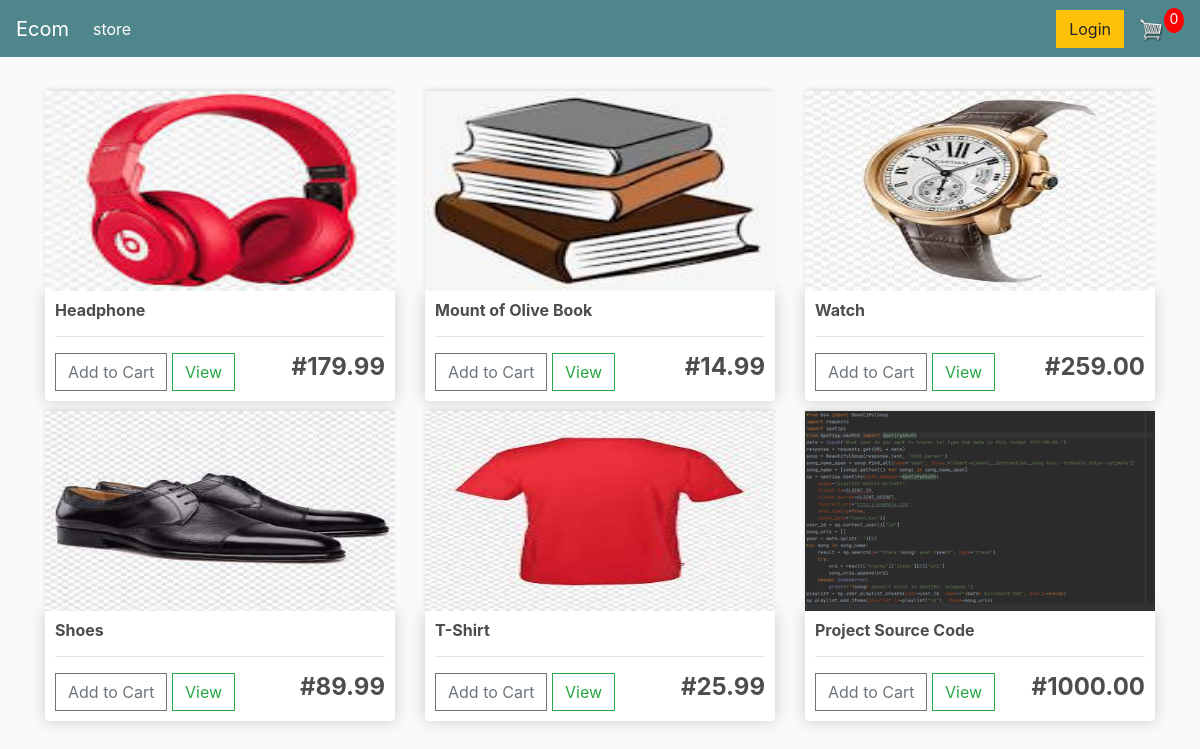
The page / on the database its author committed.
### store/models.py (models this page shows, shortened)
class Product(models.Model):
    name = models.CharField(max_length=200)
    price = models.DecimalField(max_digits=7, decimal_places=2)
    digital = models.BooleanField(default=False, null=True, blank=True)
    image = models.ImageField(null=True, blank=True)
    @property
    def imageURL(self):
        try:
            url = self.image.url
        except:
            url = "static/images/placeholder.png"
        return url

### store/views.py (the view)
# urls.py: path("", include("store.urls")),
def store(request):
    data = cartData(request)
    cartItems = data['cartItems']
    products = Product.objects.all()
    context = {"products":products, "cartItems":cartItems}
    return render(request, "store/store.html", context)

### store/utils.py (called while the page is built, shortened)
def cookieCart(request):
    try:
        cart = json.loads(request.COOKIES['cart'])
        print('Cart:', cart)
    except:
        cart = {}
    items = []
    order = {"get_cart_total":0, "get_cart_items":0, 'shipping': False}
    cartItems = order['get_cart_items']
    return {'cartItems':cartItems, 'order': order, 'items':items}

def cartData(request):
    if request.user.is_authenticated:
        customer = request.user.customer
        order, created = Order.objects.get_or_create(customer=customer, complete=False)
        items = order.orderitem_set.all()
        cartItems = order.get_cart_items
    else:
        cookieData = cookieCart(request)
        cartItems = cookieData['cartItems']
        order = cookieData['order']
        items = cookieData['items']
    return {'cartItems':cartItems, 'order': order, 'items':items}

### store/templates/store/store.html
{% extends 'store/base.html' %}
{% load static %}
{% block content %}
<div class="row">
    {% for product in products  %}
	<div class="col-lg-4">
        <img class="thumbnail" src="{{ product.imageURL }}">
            <div class="box-element product">
                <h6><strong>{{product.name}}</strong></h6>
                <hr>
                <button data-product="{{product.id}}" data-action="add" class="btn btn-outline-secondary add-btn update-cart">Add to Cart</button>
                <a class="btn btn-outline-success" href="#">View</a>
                <h4 style="display: inline-block; float: right"><strong>#{{product.price|floatformat:2}}</strong></h4>
		</div>
	</div>
    {% endfor %}
</div>
{% endblock content %}

### store/templates/store/base.html (shortened to what this page needs)
{% load static %}
<!DOCTYPE html>
<html>
    <head>
           <link rel="stylesheet" href="https://stackpath.bootstrapcdn.com/bootstrap/4.4.1/css/bootstrap.min.css">
           <link rel="stylesheet" type="text/css" href="{% static 'css/main.css' %}">
     </head>
     <body>
      <nav class="navbar navbar-expand-lg navbar-dark bg-dark">
        <a class="navbar-brand" href="{% url 'store' %}">Ecom</a>
        <div class="collapse navbar-collapse" id="navbarSupportedContent">
          <ul class="navbar-nav mr-auto">
            <li class="nav-item active">
              <a class="nav-link" href="{% url 'store' %}">store <span class="sr-only">(current)</span></a>
            </li>
          </ul>
          <div class="form-inline my-2 my-lg-0">
            <a href="#"class="btn btn-warning">Login</a>
            <a href="{% url 'cart' %}">
             <img  id="cart-icon" src="{% static 'images/cart.png' %}">
           </a>
           <p id="cart-total">{{ cartItems }}</p>
         </div>
        </div>
      </nav>
       <div class="container">
              <br>
              {% block content %}
              {% endblock content %}
           </div>
     </body>
</html>

### static/css/main.css (style rules this page uses)
body { background-color: hsl(0, 0%, 98%); }
h1,h2,h3,h4,h5,h6 { color:hsl(0, 0%, 30%); }
.box-element { box-shadow:hsl(0, 0%, 80%) 0 0 16px; background-color: #fff; border-radius: 4px; padding: 10px; }
.thumbnail { width: 100%; height: 200px; -webkit-box-shadow: -1px -3px 5px -2px rgba(214,214,214,1); -moz-box-shadow: -1px -3px 5px -2px rgba(214,214,214,1); box-shadow: -1px -3px 5px -2px rgba(214,214,214,1); }
.product { border-radius: 0 0 4px 4px; }
.bg-dark { background-color: #4f868c!important; }
#cart-icon { width:25px; display: inline-block; margin-left: 15px; }
#cart-total { display: block; text-align: center; color:#fff; background-color: red; width: 20px; height: 25px; border-radius: 50%; font-size: 14px; }
.col-lg-4, .col-lg-6, .col-lg-8, .col-lg-12 { margin-top: 10px; }
.btn { border-radius: 0; }

### rows shown on the page
Product: imageURL (picture), name "Headphone", price "179.99"
Product: imageURL (picture), name "Mount of Olive Book", price "14.99"
Product: imageURL (picture), name "Watch", price "259.00"
Product: imageURL (picture), name "Shoes", price "89.99"
Product: imageURL (picture), name "T-Shirt", price "25.99"
Product: imageURL (picture), name "Project Source Code", price "1000.00"

### other values the page prints
{{ cartItems }} "0"
